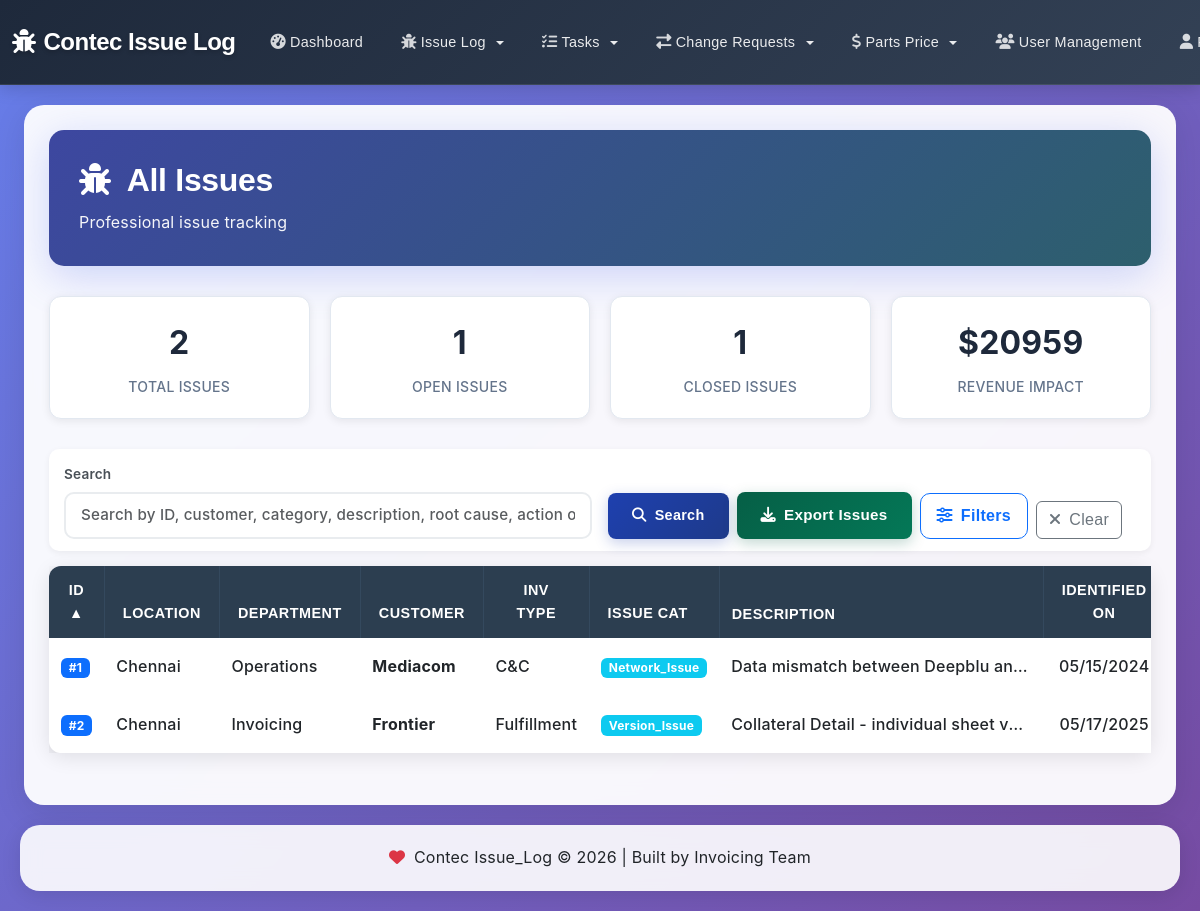
The page /issues/ (signed in) on the database its author committed.
### base/models.py (models this page shows, shortened)
class Issue(models.Model):
    customer = models.ForeignKey(
        Customer,
        on_delete=models.PROTECT,
        related_name='issues',
        verbose_name="Customer",
        help_text="Select the customer associated with this issue"
    )
    inv_type = models.CharField(
        max_length=50,
        choices=INVOICE_TYPES,
        verbose_name="Invoice Type"
    )
    issue_cat = models.ForeignKey(
        IssueCategory,
        on_delete=models.PROTECT,
        related_name='issues',
        verbose_name="Issue Category",
        help_text="Select the issue category (5M Framework)"
    )
    description = models.TextField(
        default="No content provided.",
        verbose_name="Description"
    )
    identified_on = models.DateTimeField(
        default=timezone.now,
        verbose_name="Identified On"
    )
    identified_by = models.CharField(
        max_length=75,
        verbose_name="Identified By"
    )
    revenue_impact = models.DecimalField(
        max_digits=10,
        decimal_places=2,
        null=True,
        blank=True,
        default=0.00,
        validators=[MinValueValidator(0)],
        verbose_name="Revenue Impact ($)"
    )
    impact_category = models.ForeignKey(
        ImpactCategory,
        on_delete=models.PROTECT,
        related_name='issues',
        null=True,
        blank=True,
        verbose_name="Impact Category",
        help_text="Select the financial impact category"
    )
    root_cause = models.CharField(
        max_length=200,
        verbose_name="Root Cause"
    )
    root_cause_owner = models.CharField(
        max_length=75,
        verbose_name="Root Cause Owner"
    )
    YES_NO = [
        ('Yes', 'Yes'),
        ('No', 'No'),
    ]
    customer_received = models.CharField(
        max_length=3,
        choices=YES_NO,
        default='No',
        verbose_name="Customer Received",
        help_text="Whether the customer has received the invoice/notice (Yes/No)"
    )
    impacted_customer = models.TextField(
        blank=True,
        null=True,
        verbose_name="Impacted Customers",
        help_text="Enter impacted customer names (free text)"
    )
    containment_action = models.TextField(
        default="No content provided.",
        verbose_name="Containment Action"
    )
    corrective_action = models.TextField(
        default="No content provided.",
        verbose_name="Corrective Action"
    )
    rebilled_credited = models.CharField(
        max_length=3,
        choices=YES_NO,
        default='No',
        verbose_name="Rebilled/Credited",
        help_text="Indicates if this issue was rebilled or credited (Yes/No)"
    )
    department = models.CharField(
        max_length=100,
        null=True,
        blank=True,
        verbose_name="Department",
        help_text="Department responsible for this issue"
    )
    location = models.CharField(
        max_length=200,
        null=True,
        blank=True,
        verbose_name="Location",
        help_text="Physical or logical location related to the issue (e.g., Site A, Router-12, Billing Zone)"
    )
    rebill_proof = models.TextField(
        null=True,
        blank=True,
        verbose_name="Rebill/Credit Proof",
        help_text="Details or proof for rebill/credit (invoice #, transaction ref, notes)"
    )
    action_owner = models.CharField(
        max_length=75,
        null=True,
        blank=True,
        default=" ",
        verbose_name="Action Owner"
    )
    due_date = models.DateTimeField(
        verbose_name="Due Date"
    )
    status = models.CharField(
        max_length=50,
        choices=STATUS_CHOICES,
        default='Open',
        verbose_name="Status"
    )
    approved = models.CharField(
        max_length=50,
        choices=AUTHORITY_CHOICES,
        null=True,
        blank=True,
        verbose_name="Approved By"
    )
    remarks = models.TextField(
        null=True,
        blank=True,
        verbose_name="Remarks"
    )
    created_by = models.ForeignKey(
        User,
        on_delete=models.CASCADE,
        related_name='issues_created',
        verbose_name="Created By"
    )
    updated_by = models.ForeignKey(
        User,
        on_delete=models.SET_NULL,
        null=True,
        blank=True,
        related_name='issues_updated',
        verbose_name="Updated By"
    )
    created_at = models.DateTimeField()
    updated_at = models.DateTimeField(auto_now=True)
    closed_at = models.DateTimeField(null=True, blank=True, verbose_name="Closed At")
    attachment = models.FileField(
        upload_to='issue_attachments/%Y/%m/',
        null=True,
        blank=True,
        verbose_name="Attachment",
        help_text="Upload documents (.pdf, .docx, .xlsx) or images (.jpg, .png, .gif)"
    )
    class Meta:
        ordering = ['-id']
        permissions = [
            ("can_view_issue", "Can view issue"),
            ("can_add_issue", "Can add issue"),
            ("can_change_issue", "Can change issue"),
            ("can_delete_issue", "Can delete issue"),
            ("can_export_issue", "Can export issue"),
            ("can_import_issue", "Can import issue"),
        ]

class Customer(models.Model):
    name = models.CharField(max_length=100, unique=True, verbose_name="Customer Name")
    code = models.CharField(max_length=50, unique=True, blank=True, null=True, verbose_name="Customer Code")
    is_active = models.BooleanField(default=True, verbose_name="Active")
    description = models.TextField(blank=True, null=True, verbose_name="Description")
    created_at = models.DateTimeField(auto_now_add=True)
    updated_at = models.DateTimeField(auto_now=True)
    class Meta:
        ordering = ['name']
        verbose_name = "Customer"
        verbose_name_plural = "Customers"
    def __str__(self):
        return self.name

class IssueCategory(models.Model):
    name = models.CharField(max_length=100, unique=True, verbose_name="Category Name")
    code = models.CharField(max_length=50, unique=True, blank=True, null=True, verbose_name="Category Code")
    description = models.TextField(blank=True, null=True, verbose_name="Description")
    is_active = models.BooleanField(default=True, verbose_name="Active")
    created_at = models.DateTimeField(auto_now_add=True)
    updated_at = models.DateTimeField(auto_now=True)
    class Meta:
        ordering = ['name']
        verbose_name = "Issue Category"
        verbose_name_plural = "Issue Categories"
    def __str__(self):
        return self.name

### base/views.py (the view, shortened to what this page needs)
# urls.py: path('issues/', IssueList.as_view(), name='issues'),
class IssueList(LoginRequiredMixin, ListView):
    model = Issue
    context_object_name = 'issues'
    template_name = 'base/issue_list_aggrid.html'
    paginate_by = 1000
    def dispatch(self, request, *args, **kwargs):
        return super().dispatch(request, *args, **kwargs)
    def get_queryset(self):
        queryset = Issue.objects.select_related('customer', 'issue_cat', 'impact_category', 'created_by', 'updated_by').all()
        search = self.request.GET.get('search')
        customer = self.request.GET.get('customer')
        inv_type = self.request.GET.get('inv_type')
        issue_cat = self.request.GET.get('issue_cat')
        department = self.request.GET.get('department')
        status = self.request.GET.get('status')
        impact_category = self.request.GET.get('impact_category')
        date_from = self.request.GET.get('date_from')
        date_to = self.request.GET.get('date_to')
        sort_by = self.request.GET.get('sort_by', 'id')
        if customer:
            try:
                queryset = queryset.filter(customer_id=int(customer))
            except (TypeError, ValueError):
                pass
        if inv_type:
            queryset = queryset.filter(inv_type=inv_type)
        if issue_cat:
            try:
                queryset = queryset.filter(issue_cat_id=int(issue_cat))
            except (TypeError, ValueError):
                pass
        if department:
            dept_val = department.strip()
            if dept_val:
                queryset = queryset.filter(department__icontains=dept_val)
        if status:
            queryset = queryset.filter(status__iexact=status)
        if impact_category:
            try:
                queryset = queryset.filter(impact_category_id=int(impact_category))
            except (TypeError, ValueError):
                pass
        def parse_date_to_range(date_str):
            if not date_str:
                return None, None
            try:
                dt = datetime.strptime(date_str, '%m/%d/%Y').date()
            except Exception:
                try:
                    dt = datetime.fromisoformat(date_str.replace('Z', '+00:00')).date()
                except Exception:
                    return None, None
            start = timezone.make_aware(datetime.combine(dt, time.min))
            end = timezone.make_aware(datetime.combine(dt, time.max))
            return start, end
        if date_from:
            start, _ = parse_date_to_range(date_from)
            if start:
                queryset = queryset.filter(identified_on__gte=start)
        if date_to:
            _, end = parse_date_to_range(date_to)
            if end:
                queryset = queryset.filter(identified_on__lte=end)
        queryset = queryset.annotate(issue_cat_name=F('issue_cat__name'))
        sort_map = {
            'id': 'id',
            '-id': '-id',
            'created_at': 'created_at',
            '-created_at': '-created_at',
            'identified_on': 'identified_on',
            '-identified_on': '-identified_on',
            'due_date': 'due_date',
            '-due_date': '-due_date',
            'revenue_impact': 'revenue_impact',
            '-revenue_impact': '-revenue_impact',
            'status': 'status',
            '-status': '-status',
            'department': 'department',
            '-department': '-department',
            'location': 'location',
            '-location': '-location',
            'inv_type': 'inv_type',
            '-inv_type': '-inv_type',
            'customer': 'customer__name',
            '-customer': '-customer__name',
            'issue_cat': 'issue_cat__name',
            '-issue_cat': '-issue_cat__name',
        }
        order_expr = sort_map.get(sort_by, 'id')
        queryset = queryset.order_by(order_expr, 'id')
        return queryset
    def get_context_data(self, **kwargs):
        context = super().get_context_data(**kwargs)
        context['search_form'] = IssueSearchForm(self.request.GET)
        context['customers'] = Customer.objects.filter(is_active=True)
        context['departments'] = Issue.objects.exclude(department__isnull=True).exclude(department__exact='')\
            .values_list('department', flat=True).distinct().order_by('department')
        queryset = self.get_queryset()
        context['total_issues'] = queryset.count()
        context['open_issues'] = queryset.filter(status__iexact='Open').count()
        context['closed_issues'] = queryset.filter(status__iexact='Closed').count()
        context['dismissed_issues'] = queryset.filter(status__iexact='Dismissed').count()
        revenue_stats = queryset.aggregate(
            total_revenue_impact=Sum('revenue_impact')
        )
        context['total_revenue_impact'] = revenue_stats.get('total_revenue_impact', 0) or 0
        return context

### base/templates/base/issue_list_aggrid.html (shortened to what this page needs)
{% extends 'base/base.html' %}
{% block content %}
<div class="page-header">
    <div>
        <h2><i class="fas fa-bug me-3"></i>All Issues</h2>
        <p class="mb-0 mt-2" style="opacity: 0.95;">Professional issue tracking</p>
    </div>
</div>
<div class="stats-grid">
    <div class="stat-card">
        <div class="stat-value">{{ total_issues }}</div>
        <div class="stat-label">Total Issues</div>
    </div>
    <div class="stat-card">
        <div class="stat-value">{{ open_issues }}</div>
        <div class="stat-label">Open Issues</div>
    </div>
    <div class="stat-card">
        <div class="stat-value">{{ closed_issues }}</div>
        <div class="stat-label">Closed Issues</div>
    </div>
    <div class="stat-card">
        <div class="stat-value">${{ total_revenue_impact|default:0|floatformat:0 }}</div>
        <div class="stat-label">Revenue Impact</div>
    </div>
</div>
<div class="search-container">
    <form method="get" id="issueSearchForm">
        <div class="row g-3 align-items-end">
            <div class="col-md-6">
                <label for="search" class="form-label">Search</label>
                <input type="text" class="form-control" id="search" name="search"
                       value="{{ request.GET.search }}" placeholder="Search by ID, customer, category, description, root cause, action owner...">
            </div>
            <div class="col-md-6">
                <div class="d-flex flex-wrap gap-2 align-items-end">
                    <button type="submit" class="btn btn-primary">
                        <i class="fas fa-search me-2"></i>Search
                    </button>
                    <a href="{% url 'export-issues' %}{% if request.GET %}?{{ request.GET.urlencode }}{% endif %}" class="btn btn-success" title="Export all issues (respects current filters)">
                        <i class="fas fa-download me-2"></i>Export Issues
                    </a>
                    <button type="button" class="btn btn-outline-primary filter-toggle-btn" id="filterToggle" data-bs-toggle="collapse" data-bs-target="#advancedFilters" aria-expanded="false" aria-controls="advancedFilters">
                        <i class="fas fa-sliders-h me-2"></i>Filters
                    </button>
                    <a href="{% url 'issues' %}" class="btn btn-outline-secondary">
                        <i class="fas fa-times me-2"></i>Clear
                    </a>
                </div>
            </div>
        </div>
    </form>
</div>
<div class="card">
    <div class="card-body p-0">
        <div class="table-responsive issues-table-container">
            <table class="table table-hover mb-0">
                <thead>
                    <tr>
                        <th><button type="button" class="sort-th js-sort" data-sort="id" data-label="ID">ID</button></th>
                        <th><button type="button" class="sort-th js-sort" data-sort="location" data-label="Location">Location</button></th>
                        <th><button type="button" class="sort-th js-sort" data-sort="department" data-label="Department">Department</button></th>
                        <th><button type="button" class="sort-th js-sort" data-sort="customer" data-label="Customer">Customer</button></th>
                        <th><button type="button" class="sort-th js-sort" data-sort="inv_type" data-label="Inv Type">Inv Type</button></th>
                        <th><button type="button" class="sort-th js-sort" data-sort="issue_cat" data-label="Issue Cat">Issue Cat</button></th>
                        <th>Description</th>
                        <th><button type="button" class="sort-th js-sort" data-sort="identified_on" data-label="Identified On">Identified On</button></th>
                    </tr>
                </thead>
                <tbody>
                    {% for issue in issues %}
                    <tr>
                        <td>
                            <span class="badge bg-primary">#{{ issue.id }}</span>
                        </td>
                        <td>{{ issue.location|default:'-' }}</td>
                        <td>{{ issue.department|default:'-' }}</td>
                        <td>
                            <span class="fw-bold">{{ issue.customer }}</span>
                        </td>
                        <td>{{ issue.inv_type }}</td>
                        <td>
                            <span class="badge bg-info">{{ issue.issue_cat_name|default:issue.issue_cat.name }}</span>
                        </td>
                        <td>
                            <div style="max-width: 300px; overflow: hidden; text-overflow: ellipsis; white-space: nowrap;">
                                {{ issue.description|truncatechars:50 }}
                            </div>
                        </td>
                        <td>{{ issue.identified_on|date:"m/d/Y" }}</td>
                    </tr>
                    {% endfor %}
                </tbody>
            </table>
        </div>
    </div>
</div>
{% endblock %}

### rows shown on the page
Issue: id "1", location "Chennai", department "Operations", customer "Mediacom", inv_type "C&C", issue_cat_name "Network_Issue", description "Data mismatch between Deepblu an…", identified_on "05/15/2024"
Issue: id "2", location "Chennai", department "Invoicing", customer "Frontier", inv_type "Fulfillment", issue_cat_name "Version_Issue", description "Collateral Detail - individual sheet v…", identified_on "05/17/2025"

### other values the page prints
{{ total_issues }} "2"
{{ open_issues }} "1"
{{ closed_issues }} "1"
{{ total_revenue_impact|default:0|floatformat:0 }} "20959"
